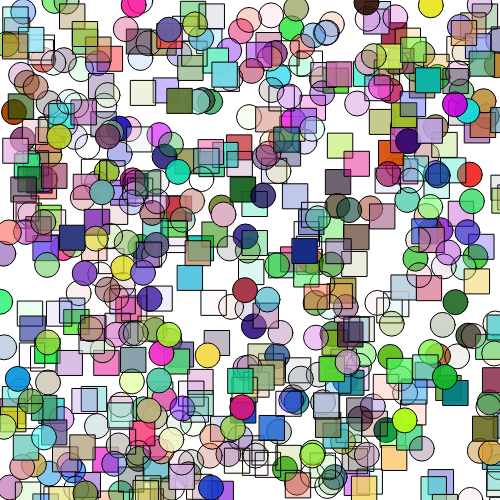
Frame 1 (no input)
Frame 60 (no input): identical to frame 1, image omitted
Frame 120 (the mouse pressed at the canvas centre since frame 60): identical to frame 1, image omitted

The p5.js sketch that drew this single still picture (run headless with seeded random() and noise() and a simulated clock; from frame 60 on, the mouse is pressed at the canvas centre):

// p5.js sketch
// ── sketch.js
var randomPositionX = 0;
var randomPositionY = 0;
var numberOfEllipse = 300;
function setup() {
  createCanvas(500, 500);
  
  background(255);
  for (var i = 0; i < numberOfEllipse; i++) {
    randomPositionX = random(width);
    randomPostitionY = random(height);
    fill(random(255), random(255), random(255), random(255));
    ellipse(randomPositionX, randomPostitionY, 25, 25);
    fill(random(255), random(255), random(255), random(255));
    rect(random(width), random(height), 25, 25);

  }

}

function draw() {

  
}
